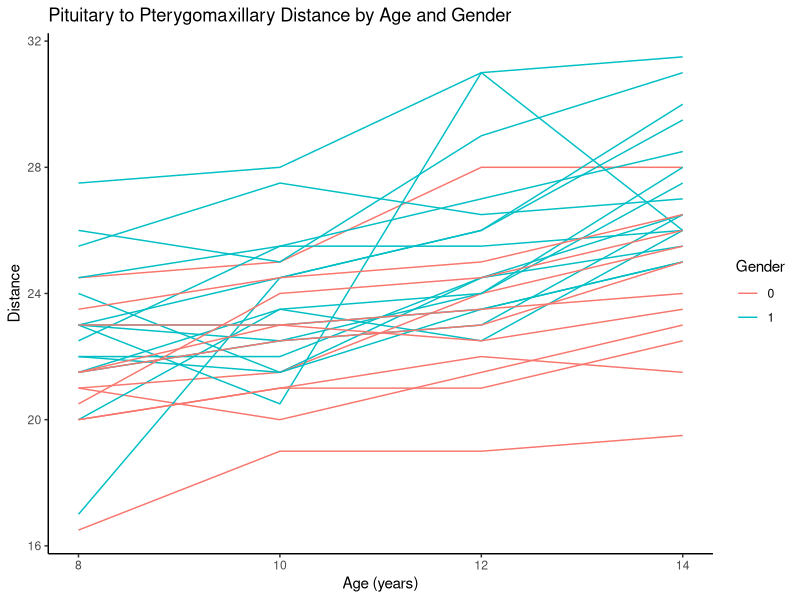

Generate this figure with R:
## ---- chunk 1
library(tidyverse)
library(nlme)
## ---- chunk 2
data <- read.table("HW6-dental.txt") %>% drop_na() %>% as.data.frame() %>% slice(-1) %>% rename(Index = V1, Child = V2, Age = V3, Distance = V4, Gender = V5) %>% mutate(Age = as.numeric(Age),Distance = as.numeric(Distance), Gender = factor(Gender, levels = c(0,1)))

ggplot(data) + 
  geom_path(aes(x = Age, y = Distance, group = Child, color = factor(Gender, levels = c(0, 1)))) +
  ggtitle("Score change after intervention") +
  theme_classic() +
  labs(
    title = "Pituitary to Pterygomaxillary Distance by Age and Gender",
    x = "Age (years)", 
    y = "Distance", 
    color = "Gender"
  )

## ---- chunk 3
fit_cs <- lme(Distance ~ Gender + Age, random = ~1 | Child, data = data,
                correlation = corCompSymm(form = ~1 | Child),  method='REML')
summary(fit_cs)
fit_exp <- lme(Distance ~ Gender + Age, random = ~1 | Child, data = data,
                 correlation = corExp(form = ~ Age | Child),  method='REML')
summary(fit_exp)
fit_ar1 <- lme(Distance ~ Gender + Age, random = ~1 | Child, data = data,
                 correlation = corAR1(form = ~ Age | Child), method='REML')
summary(fit_ar1)


## ---- chunk 4
sm_cs <- summary(fit_cs)$tTable
sm_ar1 <- summary(fit_ar1)$tTable
sm_exp <- summary(fit_exp)$tTable

bind_rows(
  data.frame(
    Model = "Compound Symmetry",
    Intercept = sm_cs["(Intercept)", "Value"],
    Gender = sm_cs["Gender1", "Value"],
    Age = sm_cs["Age", "Value"]
  ),
  data.frame(
    Model = "AR(1)",
    Intercept = sm_ar1["(Intercept)", "Value"],
    Gender = sm_ar1["Gender1", "Value"],
    Age = sm_ar1["Age", "Value"]
  ),
  data.frame(
    Model = "Exponential",
    Intercept = sm_exp["(Intercept)", "Value"],
    Gender = sm_exp["Gender1", "Value"],
    Age = sm_exp["Age", "Value"]
  )
)

## ---- chunk 5
vcov(fit_cs) %>% knitr::kable()
vcov(fit_ar1) %>% knitr::kable()
vcov(fit_exp) %>% knitr::kable()
data.frame(
  Model = c("Compound Symmetry", "AR(1)", "Exponential"),
  AIC = c(
    as.numeric(summary(fit_cs)$AIC), 
    as.numeric(summary(fit_ar1)$AIC), 
    as.numeric(summary(fit_exp)$AIC)
  )
) %>% knitr::kable()
## ---- chunk 6
fit_cs_comp <- lme(Distance ~ Gender + Age, random = ~1 | Child, data = data,
                correlation = corCompSymm(form = ~1 | Child),  method='ML')
summary(fit_cs)
fit_exp_comp <- lme(Distance ~ Gender + Age, random = ~1 | Child, data = data,
                 correlation = corExp(form = ~ Age | Child),  method='ML')
summary(fit_exp)
fit_ar1_comp <- lme(Distance ~ Gender + Age, random = ~1 | Child, data = data,
                 correlation = corAR1(form = ~ Age | Child), method='ML')
anova(fit_cs_comp, fit_exp_comp, fit_ar1_comp) 
